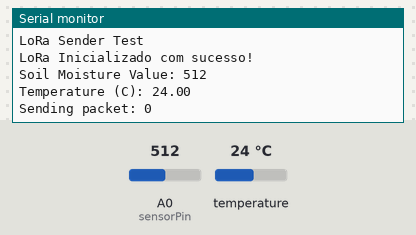
Bench run of a sketch on a simulated Arduino Uno, built for the host (arithmetic inside an expression is 32-bit, double 64-bit). Parts: the last lines printed to the serial monitor. The test bench sets the inputs (shaded band); at power-on: temperature 24 °C, A0 (sensorPin) = 512. No radio packets arrive unless stated.

Above: at 3.2 s.
3.3 s: temperature set to 12 °C
At 5.4 s:
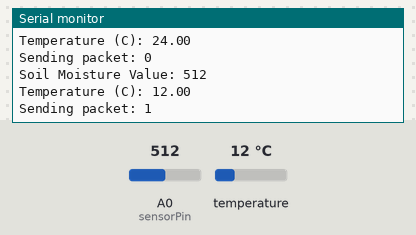
5.7 s: A0 (sensorPin) set to 716
At 7.0 s:
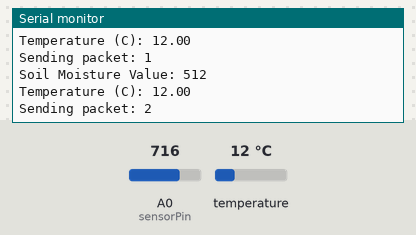
8.1 s: temperature set to 19 °C
At 9.3 s:
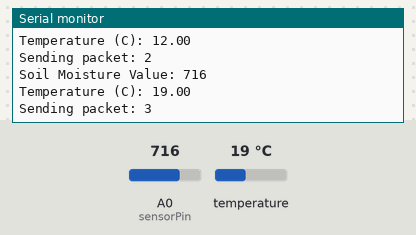
10.5 s: A0 (sensorPin) set to 900
At 12.7 s:
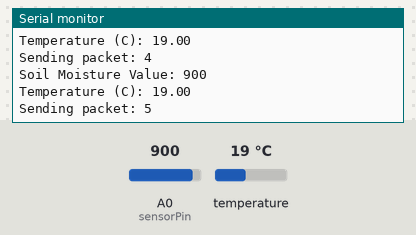
Timing chart, 0 to 13.9 s (numbered marks = the images above; inputs shaded):
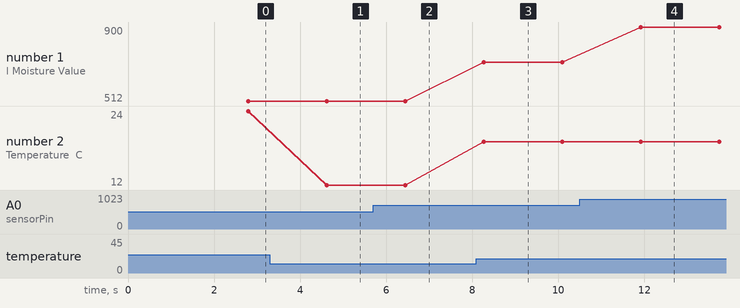

The sketch:

Sender.ino
```cpp
#include "LeituraSensor.h"
#include "enviarLoRa.h"
#include "configuracao.h"  // Novo arquivo para configurações

void setup() {
  // Inicializar Monitor Serial
  Serial.begin(115200);

  // Configurações LoRa e sensor movidas para funções específicas
  InicializarSensor();    // Inicializar sensor de temperatura e umidade
  InicializarLoRa();      // Inicializar o módulo LoRa
}

void loop() {
  // Variáveis locais para armazenar leituras de sensores
  int sensorValue;
  float temperatureC;

  // Ler sensores
  LerSensor(sensorPin, sensors, sensorValue, temperatureC);

  // Converter valores
  uint8_t moistureValue = map(sensorValue, 0, 1023, 0, 255);
  int tempInt = int(temperatureC * 100);

  // Enviar dados via LoRa
  EnviarLora(moistureValue, tempInt, counter);

  // Incrementar o contador de pacotes
  counter++;

  // Aguardar 1 segundo antes de enviar novamente
  delay(1000);
}
```

LeituraSensor.cpp
```cpp
#include "LeituraSensor.h"
#include <Arduino.h>

// Função para ler o sensor de umidade e temperatura
void LerSensor(int sensorPin, DallasTemperature &sensors, int &sensorValue, float &temperatureC) {
  sensorValue = analogRead(sensorPin);
  sensors.requestTemperatures();
  temperatureC = sensors.getTempCByIndex(0);

  if (temperatureC == DEVICE_DISCONNECTED_C) {
    Serial.println("Error: Could not read temperature data.");
  } else {
    Serial.print("Soil Moisture Value: ");
    Serial.println(sensorValue);
    Serial.print("Temperature (C): ");
    Serial.println(temperatureC);
  }
}
```

LeituraSensor.h
```cpp
#ifndef LEITURASENSOR_H
#define LEITURASENSOR_H

#include <OneWire.h>
#include <DallasTemperature.h>

// Função para ler o sensor de umidade e temperatura
void LerSensor(int sensorPin, DallasTemperature &sensors, int &sensorValue, float &temperatureC);

#endif
```

enviarLoRa.cpp
```cpp
#include "enviarLoRa.h"

// Função para enviar os dados via LoRa
void EnviarLora(uint8_t moistureValue, int tempInt, int counter) {
  uint8_t tempHighByte = highByte(tempInt);
  uint8_t tempLowByte = lowByte(tempInt);

  Serial.print("Sending packet: ");
  Serial.println(counter);

  LoRa.beginPacket();
  LoRa.write(moistureValue);
  LoRa.write(tempHighByte);
  LoRa.write(tempLowByte);
  LoRa.endPacket();
}
```

enviarLoRa.h
```cpp
#ifndef ENVIARLORA_H
#define ENVIARLORA_H

#include <LoRa.h>
#include <SPI.h>

// Declaração da função para enviar dados via LoRa
void EnviarLora(uint8_t moistureValue, int tempInt, int counter);

#endif
```

configuracao.cpp
```cpp
#include "configuracao.h"

// Definições das variáveis globais
int sensorPin = A0;                   // Pino para o sensor de umidade do solo
const int oneWireBus = A4;             // Pino do sensor de temperatura
OneWire oneWire(oneWireBus);           // Instância para comunicação OneWire
DallasTemperature sensors(&oneWire);   // Instância para o sensor de temperatura Dallas
int counter = 0;                       // Contador de pacotes LoRa

// Inicializa o sensor de temperatura
void InicializarSensor() {
  sensors.begin();
  Serial.println("Sensor de temperatura inicializado!");
}

// Inicializa o módulo LoRa
void InicializarLoRa() {
  Serial.println("LoRa Sender Test");

  SPI.begin(SCK, MISO, MOSI, SS);

  LoRa.setPins(SS, RST, DIO0);

  if (!LoRa.begin(BAND)) {
    Serial.println("Starting LoRa failed!");
    while (1);
  }
  Serial.println("LoRa Inicializado com sucesso!");
  delay(2000);
}
```

configuracao.h
```cpp
#ifndef CONFIGURACAO_H
#define CONFIGURACAO_H

#include <LoRa.h>
#include <SPI.h>
#include <OneWire.h>
#include <DallasTemperature.h>

// Definir pinos LoRa
#define SCK 5
#define MISO 19
#define MOSI 27
#define SS 18
#define RST 14
#define DIO0 26

// Definir pino do sensor de umidade do solo e temperatura
extern int sensorPin;
extern const int oneWireBus;
extern OneWire oneWire;
extern DallasTemperature sensors;

// Banda de transmissão LoRa
#define BAND 915E6

// Contador de pacotes LoRa
extern int counter;

// Funções de inicialização
void InicializarSensor();
void InicializarLoRa();

#endif
```

Measured:
- after the input at 3.3 s, the serial monitor: prints a new line after 1.3 s (image 1)
- after the input at 8.1 s, the serial monitor: prints a new line after 0.17 s (image 3)
- after the input at 10.5 s, the serial monitor: prints a new line after 1.4 s (image 4)
- plotted number 1: 716 → 900 after the input at 10.5 s
- plotted number 2: 24 → 12 after the input at 3.3 s, 12 → 19 after the input at 8.1 s
